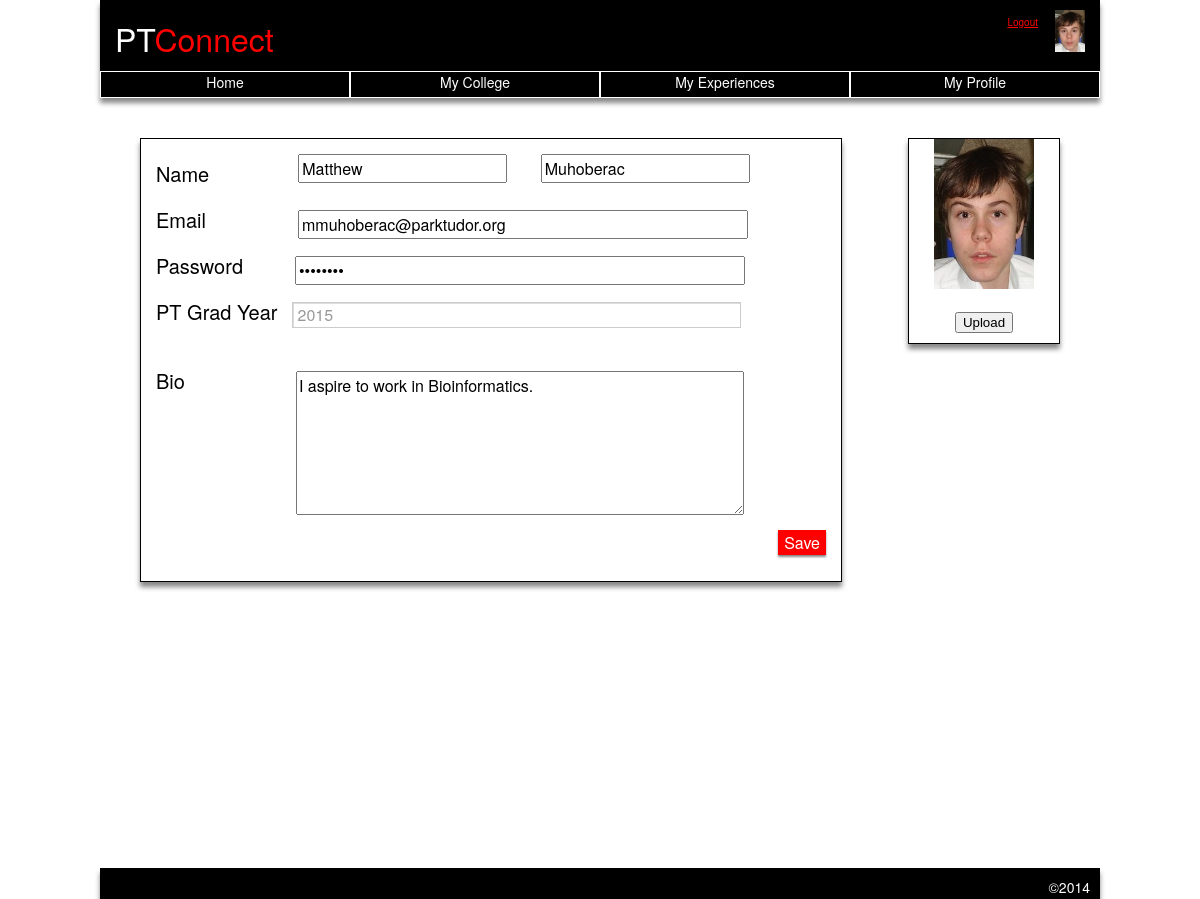
Page /project_files/php_work_material/myProfile.php (signed in) on the committed database.
### tables this page shows
CREATE TABLE IF NOT EXISTS `accounts` (
  `id` int(11) NOT NULL AUTO_INCREMENT,
  `first_name` varchar(45) NOT NULL,
  `last_name` varchar(45) NOT NULL,
  `email` varchar(45) NOT NULL,
  `pt_grad_year` int(11) NOT NULL,
  `bio` varchar(200) NOT NULL,
  `password` varchar(45) NOT NULL,
  `image_link` varchar(30) NOT NULL,
  PRIMARY KEY (`id`)
);

### project_files/model/accounts_db.php (called while the page is built, shortened)
<?php
function get_user_by_id($id) {
    global $db;
    $query = "SELECT * FROM accounts WHERE id = '$id'";
    $user = $db->query($query);
    return $user;
}

### project_files/php_work_material/myProfile.php (the view, shortened to what this page needs)
<?php
include "../model/database.php";
include "../model/accounts_db.php";
$userID = $_SESSION['id'];
$account = get_user_by_id($userID)->fetch();
?>
<!DOCTYPE html>
<html>
<?php include "header.php" ?>
<head>
    <link rel="stylesheet" type="text/css" href="stylesheet.css" />
</head>
<body>
<div id="wrapper1">
    <div id='wrapper2'>
        <div id="mainform">
            <form action="myProfile.php" method="post">
                <label style="padding-right: 79px;">Name</label>
                <input name="fname" id="fname" type="text" value="<?php echo $account['first_name']?>"/>
                <input name="lname" id="lname" type="text" value="<?php echo $account['last_name']?>"/>
                <label style="padding-right: 84px;">Email</label>
                <input name="email" id="email" type="text" value="<?php echo $account['email'] ?>"/>
                <label style="padding-right: 45px;">Password</label>
                <input name="password" id="password" type="password" value="<?php echo $account['password'] ?>"/>
                <label>PT Grad Year</label>
                <select name="gradyear" id="gradyear">
                    <option><?php echo $account['pt_grad_year'] ?></option>
                </select>
                <label style="padding-right: 102px;">Bio</label><textarea name = "bio" id="bioEdit" rows="6"><?php echo $account['bio']?></textarea></br>
                <input id="saveButton" type="submit" value="Save" /></br></br>
            </form>
        </div>
        <div id="upload">
            <img src="<?php echo $_SESSION['linkerino']?>"/><br>
            <button>Upload</button>
        </div>
    </div>
</div>
</body>
<?php include "footer.php" ?>
</html>

### project_files/php_work_material/stylesheet.css (style rules this page uses)
body, html { min-width: 780px; max-width: 1000px; margin: 0 auto; height:100%; }
#wrapper1 { min-height: 100%; }
#wrapper2 { overflow:auto; padding-bottom: 70px; }
#gradyear { font-family: "HelveticaNeue-Thin", "Helvetica Neue Thin", "Helvetica Neue", Helvetica, sans-serif; background: transparent; width: 100%; padding: 4px; padding-left: 0px; font-size: 16px; line-height: 1; border: 0; border-radius: 0; -webkit-appearance: none; background: url("http://cdn.bavotasan.com/wp-content/uploads/2011/05/down_arrow_select.jpg") no-repeat right white; border: 1px solid #ccc; box-shadow: inset 1px 1px 0px 0px #dddddd; color: #999; }
#gradyear option { font-family: "HelveticaNeue-Thin", "Helvetica Neue Thin", "Helvetica Neue", Helvetica, sans-serif; }
#fname { width: 44%; float: left; }
#lname { width: 44%; float: right; }
#email, #password, #verification, #gradyear { width: 98%; margin-top: 10px; }
label { padding-right: 20px; }
#mainform { border: 1px solid black; margin: 40px 0px 20px 40px; font-size: 16px; font-family: "HelveticaNeue-Light", "Helvetica Neue Light", "Helvetica Neue", Helvetica, sans-serif; width: 70%; float: left; display: inline-block; box-shadow: 0px 5px 5px #888888; }
#upload { border: 1px solid black; margin: 40px 40px 20px 0px; font-size: 16px; font-family: "HelveticaNeue-Light", "Helvetica Neue Light", "Helvetica Neue", Helvetica, sans-serif; width: 15%; float: right; display: inline-block; box-shadow: 0px 5px 5px #888888; }
#mainform form { padding: 15px; }
#mainform label { float: left; padding: 5px 15px 5px 0px; font-size: 20px; }
#mainform form input { font-size: 16px; font-family: "HelveticaNeue-Thin", "Helvetica Neue Thin", "Helvetica Neue", Helvetica, sans-serif; }
#upload img { height: 150px; width: 100px; display: block; margin: auto; }
#upload button { display: block; margin: auto; margin-bottom: 10px; }
#mainform #fname { width: 30%; float: left; margin-left: 10px; }
#mainform #lname { width: 30%; float: left; margin-left: 5%; }
#mainform #email { margin-left: 8px; }
#mainform #password { margin-left: 7px; }
#mainform #email, #mainform #password, #mainform #gradyear { width: 65.9%; margin-top: 10px; float: left; }
#mainform #bioEdit { width: 66%; margin-top: 10px; font-family: "HelveticaNeue-Light", "Helvetica Neue Light", "Helvetica Neue", Helvetica, sans-serif; font-size: 16px; margin-left: 9px; }
#mainform #gradyear { font-family: "HelveticaNeue-Thin", "Helvetica Neue Thin", "Helvetica Neue", Helvetica, sans-serif; background: transparent; width: 67%; padding: 4px; font-size: 16px; line-height: 1; border: 0; border-radius: 0; -webkit-appearance: none; background: url("http://cdn.bavotasan.com/wp-content/uploads/2011/05/down_arrow_select.jpg") no-repeat right white; border: 1px solid #ccc; box-shadow: inset 1px 1px 0px 0px #dddddd; }
#saveButton { margin-top: 10px; float: right; -webkit-appearance: none; border-radius: 0; background: transparent; background: red; color: white; border: 0; box-shadow: 0px 2px 2px #888888; }

### rows in the picture
accounts: fname "Matthew", lname "Muhoberac", email "mmuhoberac@parktudor.org", gradyear "2015", bio "I aspire to work in Bioinformatics."
